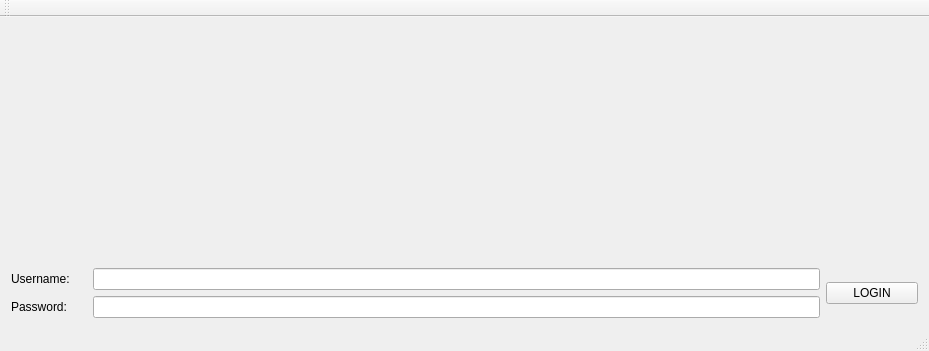
<?xml version="1.0" encoding="UTF-8"?>
<ui version="4.0">
 <class>MainWindow</class>
 <widget class="QMainWindow" name="MainWindow">
  <property name="geometry">
   <rect>
    <x>0</x>
    <y>0</y>
    <width>929</width>
    <height>351</height>
   </rect>
  </property>
  <property name="windowTitle">
   <string>MainWindow</string>
  </property>
  <widget class="QWidget" name="centralWidget">
   <layout class="QGridLayout" name="gridLayout">
    <item row="1" column="0">
     <layout class="QVBoxLayout" name="verticalLayout_3">
      <item>
       <layout class="QHBoxLayout" name="horizontalLayout_6">
        <item>
         <layout class="QHBoxLayout" name="horizontalLayout_5">
          <item>
           <layout class="QHBoxLayout" name="horizontalLayout_4">
            <item>
             <layout class="QHBoxLayout" name="horizontalLayout_3">
              <item>
               <layout class="QHBoxLayout" name="horizontalLayout_2">
                <item>
                 <layout class="QHBoxLayout" name="horizontalLayout">
                  <item>
                   <layout class="QVBoxLayout" name="verticalLayout_2">
                    <item>
                     <widget class="QLabel" name="label">
                      <property name="text">
                       <string>Username:     </string>
                      </property>
                     </widget>
                    </item>
                    <item>
                     <widget class="QLabel" name="label_2">
                      <property name="text">
                       <string>Password:</string>
                      </property>
                     </widget>
                    </item>
                   </layout>
                  </item>
                  <item>
                   <layout class="QVBoxLayout" name="verticalLayout">
                    <item>
                     <widget class="QLineEdit" name="input_username">
                      <property name="toolTip">
                       <string>&lt;html&gt;&lt;head/&gt;&lt;body&gt;&lt;p align=&quot;center&quot;&gt;Type in your username&lt;/p&gt;&lt;/body&gt;&lt;/html&gt;</string>
                      </property>
                     </widget>
                    </item>
                    <item>
                     <widget class="QLineEdit" name="input_password">
                      <property name="toolTip">
                       <string>&lt;html&gt;&lt;head/&gt;&lt;body&gt;&lt;p align=&quot;center&quot;&gt;Type in your password&lt;/p&gt;&lt;/body&gt;&lt;/html&gt;</string>
                      </property>
                     </widget>
                    </item>
                   </layout>
                  </item>
                 </layout>
                </item>
               </layout>
              </item>
             </layout>
            </item>
           </layout>
          </item>
         </layout>
        </item>
        <item>
         <widget class="QPushButton" name="login_button">
          <property name="text">
           <string>       LOGIN       </string>
          </property>
         </widget>
        </item>
       </layout>
      </item>
     </layout>
    </item>
    <item row="0" column="0" alignment="Qt::AlignHCenter">
     <widget class="QLabel" name="label_error_login">
      <property name="sizePolicy">
       <sizepolicy hsizetype="Minimum" vsizetype="Minimum">
        <horstretch>0</horstretch>
        <verstretch>0</verstretch>
       </sizepolicy>
      </property>
      <property name="text">
       <string/>
      </property>
     </widget>
    </item>
   </layout>
  </widget>
  <widget class="QStatusBar" name="statusBar"/>
  <widget class="QToolBar" name="mainToolBar">
   <attribute name="toolBarArea">
    <enum>TopToolBarArea</enum>
   </attribute>
   <attribute name="toolBarBreak">
    <bool>false</bool>
   </attribute>
  </widget>
  <widget class="QMenuBar" name="menuBar">
   <property name="geometry">
    <rect>
     <x>0</x>
     <y>0</y>
     <width>929</width>
     <height>39</height>
    </rect>
   </property>
  </widget>
 </widget>
 <layoutdefault spacing="6" margin="11"/>
 <resources/>
 <connections/>
</ui>
